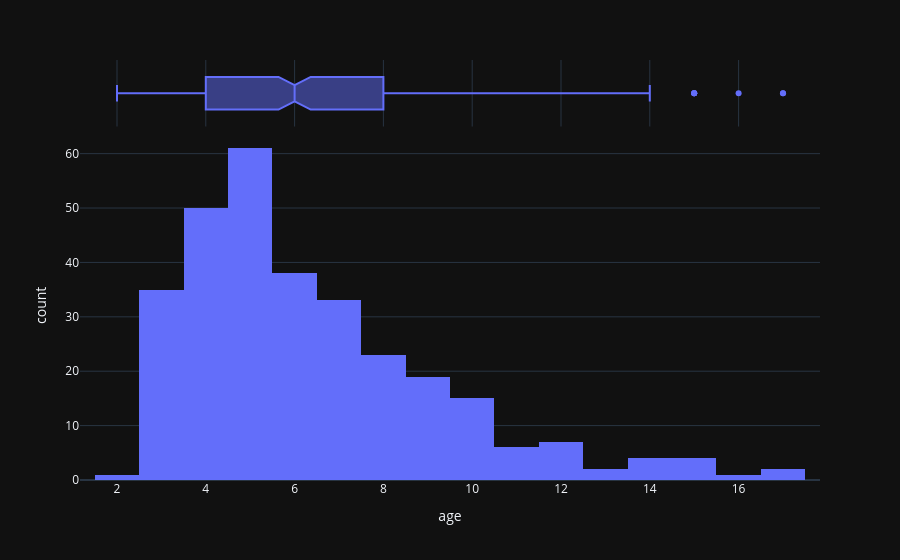

Notebook source saved alongside this figure:
### Code cell
import plotly.express as px
fig = px.histogram(df , x = "age" , marginal = "box")
fig.show()

### Figure 1 — Plotly figure (JSON) as saved in the notebook; plotly's stock layout.template omitted (floating-point values rounded to 4 significant figures; data arrays with more than 128 entries replaced by an {"elided": "..."} marker saying what was removed)
{"data": [{"bingroup": "x", "hovertemplate": "age=%{x}<br>count=%{y}<extra></extra>", "legendgroup": "", "marker": {"color": "#636efa", "pattern": {"shape": ""}}, "name": "", "orientation": "v", "showlegend": false, "x": {"elided": "301 int values"}, "xaxis": "x", "yaxis": "y", "type": "histogram"}, {"hovertemplate": "age=%{x}<extra></extra>", "legendgroup": "", "marker": {"color": "#636efa"}, "name": "", "notched": true, "showlegend": false, "x": {"elided": "301 int values"}, "xaxis": "x2", "yaxis": "y2", "type": "box"}], "layout": {"xaxis": {"anchor": "y", "domain": [0.0, 1.0], "title": {"text": "age"}}, "yaxis": {"anchor": "x", "domain": [0.0, 0.8316], "title": {"text": "count"}}, "xaxis2": {"anchor": "y2", "domain": [0.0, 1.0], "matches": "x", "showticklabels": false, "showgrid": true}, "yaxis2": {"anchor": "x2", "domain": [0.8416, 1.0], "matches": "y2", "showticklabels": false, "showline": false, "ticks": "", "showgrid": false}, "legend": {"tracegroupgap": 0}, "margin": {"t": 60}, "barmode": "relative"}}
